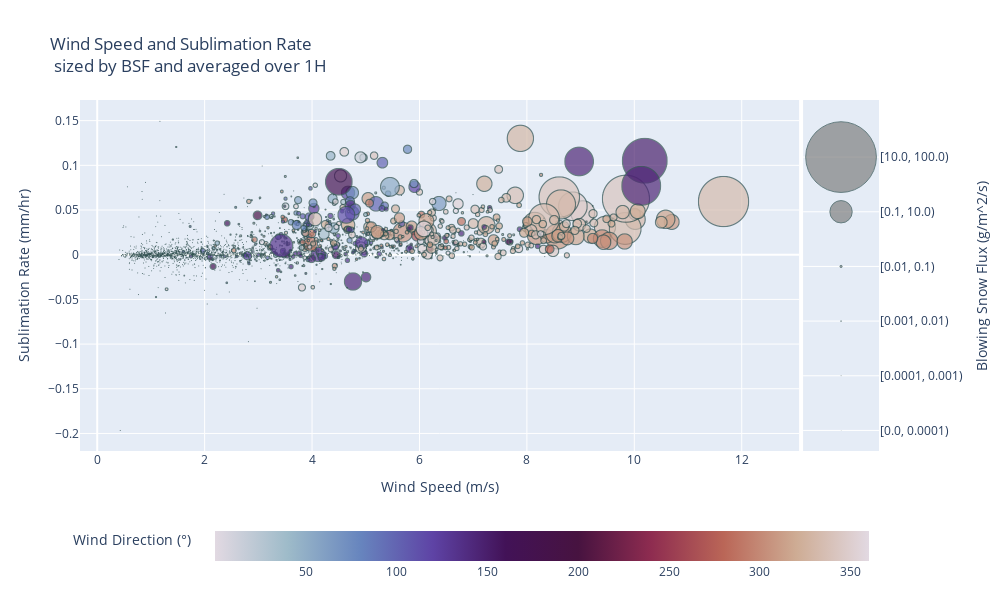

The code cell stored with this chart in its notebook:
### Code cell
# create a scatter plot with the wind speed on the x-axis and the sublimation rate on the y-axis and the markers sized by the blowing snow flux (log scale)
fig1 = px.scatter(sublimation_1H.dropna(), 
                 x=f'wind_speed_{timestep}H', 
                 y=f'sublimation_{timestep}H', 
                 size='bsf', 
                 # color by wind direction
                 color=f'wind_direction_{timestep}H',
                 color_continuous_scale='twilight',
                 # provide size scale
                    size_max=50,
                 title=f'Wind Speed and Sublimation Rate <br> sized by BSF and averaged over {timestep}H')

fig1.update_traces(marker=dict(
                              line=dict(width=1,
                                        color='DarkSlateGrey')),
                  selector=dict(mode='markers'))

df_l = sublimation_1H.sort_values('bsf')
# fill df_1 with 0 for nan values
df_l = df_l.fillna(0)

fig2 = px.scatter(
    df_l,
    x=np.zeros(6),
    y=np.array(pd.cut(df_l["bsf"], bins=np.array([0,0.0001,0.001,0.01,0.1,10,100]), right=False).unique().astype(str)),
    size=np.array([0.0001,0.001,0.01,0.1,10,100]),
    size_max=50,
    # set color to gray
)

fig2.update_traces(marker=dict(
                            color='gray',
                              line=dict(width=1,
                                        color='DarkSlateGrey')),
                  selector=dict(mode='markers'))



fig = go.Figure(
    data=[t for t in fig1.data] + [t.update(xaxis="x2", yaxis="y2") for t in fig2.data],
    layout=fig1.layout,
)

# now config axes appropriately
fig.update_layout(
    xaxis_domain=[0, 0.90],
    xaxis1=dict(title='Wind Speed (m/s)'),
    yaxis1=dict(title='Sublimation Rate (mm/hr)'),
    xaxis2={"domain": [0.905, 1], "matches": None, "visible": False},
    yaxis2={"title":"Blowing Snow Flux (g/m^2/s)","anchor": "free", "overlaying": "y", "side": "right", "position": 1},
    showlegend=False,
    height=600, width=1000,
)

# size the legend in a log scale
fig.update_layout(legend=dict(itemsizing='constant',))
# move the colorbar axis to the right, flip orientation
fig.update_layout(coloraxis_colorbar=dict(yanchor="top", 
                                          y=-0.2, 
                                          x=0, 
                                          xanchor="left", 
                                          title='Wind Direction (&deg;)',
                                          orientation='h'))

### Figure 1 — Plotly figure (JSON) as saved in the notebook; plotly's stock layout.template omitted (floating-point values rounded to 4 significant figures; data arrays with more than 128 entries replaced by an {"elided": "..."} marker saying what was removed)
{"data": [{"hovertemplate": "wind_speed_1H=%{x}<br>sublimation_1H=%{y}<br>bsf=%{marker.size}<br>wind_direction_1H=%{marker.color}<extra></extra>", "legendgroup": "", "marker": {"color": {"elided": "2616 float values"}, "coloraxis": "coloraxis", "line": {"color": "DarkSlateGrey", "width": 1}, "size": {"elided": "2616 float values"}, "sizemode": "area", "sizeref": 0.001848, "symbol": "circle"}, "mode": "markers", "name": "", "showlegend": false, "type": "scattergl", "x": {"elided": "2616 float values"}, "xaxis": "x", "y": {"elided": "2616 float values"}, "yaxis": "y"}, {"hovertemplate": "x=%{x}<br>y=%{y}<br>size=%{marker.size}<extra></extra>", "legendgroup": "", "marker": {"color": "gray", "line": {"color": "DarkSlateGrey", "width": 1}, "size": [0.0001, 0.001, 0.01, 0.1, 10, 100], "sizemode": "area", "sizeref": 0.04, "symbol": "circle"}, "mode": "markers", "name": "", "orientation": "h", "showlegend": false, "type": "scatter", "x": [0, 0, 0, 0, 0, 0], "xaxis": "x2", "y": ["[0.0, 0.0001)", "[0.0001, 0.001)", "[0.001, 0.01)", "[0.01, 0.1)", "[0.1, 10.0)", "[10.0, 100.0)"], "yaxis": "y2"}], "layout": {"coloraxis": {"colorbar": {"orientation": "h", "title": {"text": "Wind Direction (&deg;)"}, "x": 0, "xanchor": "left", "y": -0.2, "yanchor": "top"}, "colorscale": [[0, "#e2d9e2"], [0.1111, "#9ebbc9"], [0.2222, "#6785be"], [0.3333, "#5e43a5"], [0.4444, "#421257"], [0.5556, "#471340"], [0.6667, "#8e2c50"], [0.7778, "#ba6657"], [0.8889, "#ceac94"], [1, "#e2d9e2"]]}, "height": 600, "legend": {"itemsizing": "constant", "tracegroupgap": 0}, "showlegend": false, "title": {"text": "Wind Speed and Sublimation Rate <br> sized by BSF and averaged over 1H"}, "width": 1000, "xaxis": {"anchor": "y", "domain": [0, 0.9], "title": {"text": "Wind Speed (m/s)"}}, "xaxis2": {"domain": [0.905, 1], "visible": false}, "yaxis": {"anchor": "x", "domain": [0, 1], "title": {"text": "Sublimation Rate (mm/hr)"}}, "yaxis2": {"anchor": "free", "overlaying": "y", "position": 1, "side": "right", "title": {"text": "Blowing Snow Flux (g/m^2/s)"}}}}
